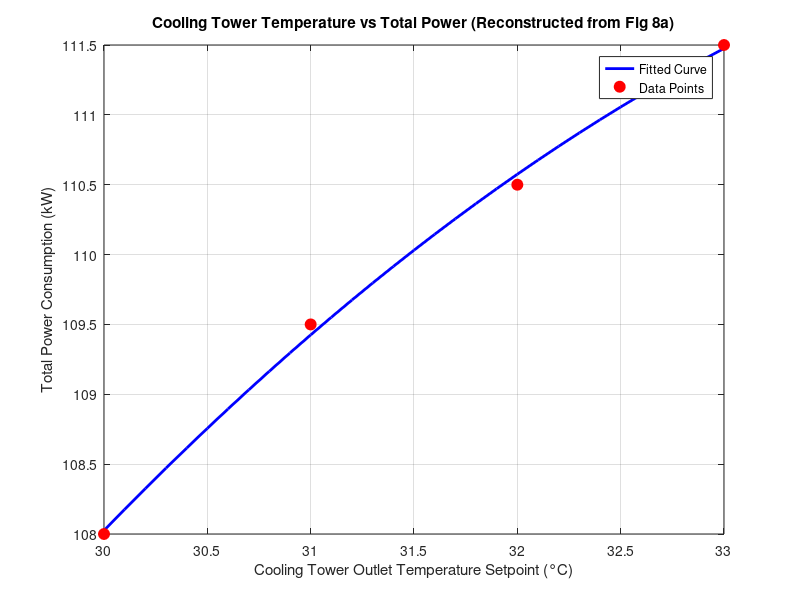

Recreate this plot in MATLAB.
% ============================================================
% 01_deterministic_fit.m
% 复现论文：基于HOA的冷却塔出水温度与能耗关系
% 作者：吕佳骏
% 日期：2026年9月6日
% 功能：从论文图8a提取数据点，二次多项式拟合，生成平滑曲线
% ============================================================

% 第一步：从论文图8a读取关键数据点（温度设定值 -> 总能耗）
T_data = [30, 31, 32, 33];
P_data = [108, 109.5, 110.5, 111.5];  % 从论文图8a读出的近似值

% 第二步：用二次多项式拟合，生成平滑曲线
p = polyfit(T_data, P_data, 2);  % 2次多项式拟合

% 第三步：生成更密的温度点，画出拟合后的曲线
T_fine = 30:0.1:33;  % 从30到33，步长0.1
P_fine = polyval(p, T_fine);  % 计算拟合曲线上每个点的总能耗

% 第四步：画图
figure('Position', [100, 100, 800, 600]);  % 新增：固定窗口大小
plot(T_fine, P_fine, 'b-', 'LineWidth', 2);
xlabel('Cooling Tower Outlet Temperature Setpoint (°C)');
ylabel('Total Power Consumption (kW)');
title('Cooling Tower Temperature vs Total Power (Reconstructed from Fig 8a)');
grid on;

% 在图上叠加显示原始数据点（用红色圆圈标记）
hold on;
plot(T_data, P_data, 'ro', 'MarkerSize', 8, 'MarkerFaceColor', 'r');
legend('Fitted Curve', 'Data Points');
hold off;

% 输出拟合结果
disp('Fitted polynomial coefficients:');
disp(p);
disp('Total power at 30°C:');
P_at_30 = polyval(p, 30);
disp(P_at_30);
disp('Total power at 33°C:');
P_at_33 = polyval(p, 33);
disp(P_at_33);

% 保存图片到项目文件夹
saveas(gcf, 'results/figures/fig1_deterministic_fit.png');
disp('图已保存到 results/figures/fig1_deterministic_fit.png');
